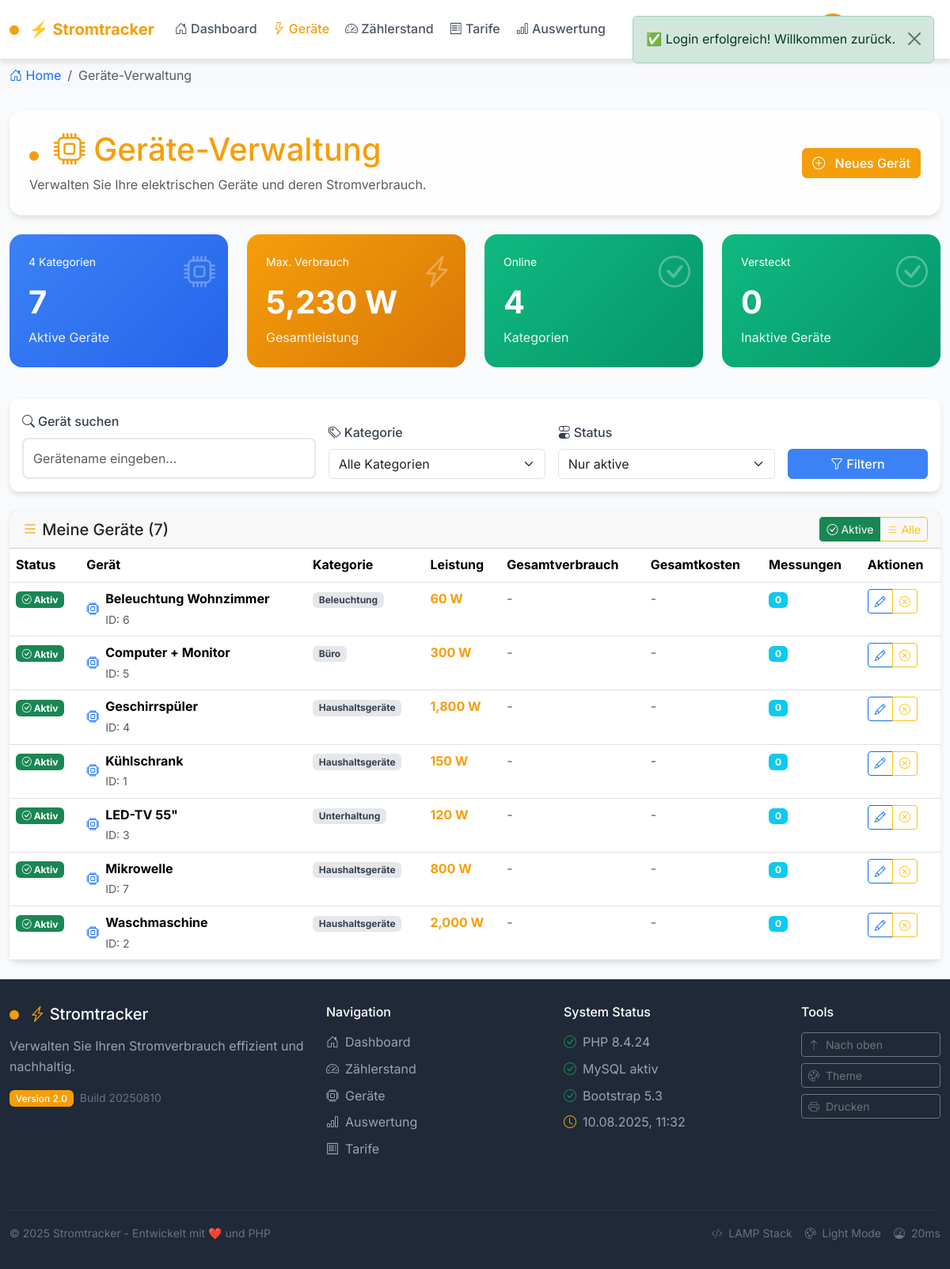
The app's page /geraete.php (signed in) with its own data.
### tables this page shows
CREATE TABLE devices (
    id INT AUTO_INCREMENT PRIMARY KEY,
    user_id INT NOT NULL,
    name VARCHAR(255) NOT NULL,
    category VARCHAR(100) NOT NULL,
    wattage INT NOT NULL,
    is_active BOOLEAN DEFAULT TRUE,
    created_at TIMESTAMP DEFAULT CURRENT_TIMESTAMP,
    updated_at TIMESTAMP DEFAULT CURRENT_TIMESTAMP ON UPDATE CURRENT_TIMESTAMP,
    FOREIGN KEY (user_id) REFERENCES users(id) ON DELETE CASCADE,
    INDEX idx_user_active (user_id, is_active)
);

### config/database.php (called while the page is built, shortened)
<?php
try {
    $pdo = new PDO(
        "mysql:host=" . DB_HOST . ";dbname=" . DB_NAME . ";charset=" . DB_CHARSET,
        DB_USER,
        DB_PASS,
        [
            PDO::ATTR_ERRMODE => PDO::ERRMODE_EXCEPTION,
            PDO::ATTR_DEFAULT_FETCH_MODE => PDO::FETCH_ASSOC,
            PDO::ATTR_EMULATE_PREPARES => false,
        ]
    );
} catch (PDOException $e) {
    die('Datenbankverbindung fehlgeschlagen: ' . $e->getMessage());
}
class Database {
    private static $pdo;
    public static function init() {
        global $pdo;
        self::$pdo = $pdo;
    }
    public static function fetchAll($sql, $params = []) {
        $stmt = self::$pdo->prepare($sql);
        $stmt->execute($params);
        return $stmt->fetchAll();
    }
}
?>

### geraete.php (the view, shortened to what this page needs)
<?php
require_once 'config/database.php';
require_once 'config/session.php';
$userId = Auth::getUserId();
$showInactive = isset($_GET['inactive']) && $_GET['inactive'] === '1';
$categoryFilter = $_GET['category'] ?? '';
$searchTerm = $_GET['search'] ?? '';
$whereConditions = ['d.user_id = ?'];
$params = [$userId];
if (!$showInactive) {
    $whereConditions[] = 'd.is_active = 1';
}
$whereClause = implode(' AND ', $whereConditions);
$devices = Database::fetchAll(
    "SELECT d.*,
            COALESCE(SUM(ec.consumption), 0) as total_consumption,
            COALESCE(SUM(ec.cost), 0) as total_cost,
            COUNT(ec.id) as usage_count
     FROM devices d
     LEFT JOIN energy_consumption ec ON d.id = ec.device_id
     WHERE $whereClause
     GROUP BY d.id
     ORDER BY d.is_active DESC, d.name ASC",
    $params
) ?: [];
$categories = Database::fetchAll(
    "SELECT DISTINCT category FROM devices WHERE user_id = ? AND is_active = 1 ORDER BY category",
    [$userId]
) ?: [];
$activeDevices = array_filter($devices, fn($d) => $d['is_active']);
$inactiveDevices = array_filter($devices, fn($d) => !$d['is_active']);
$stats = [
    'total_devices' => count($activeDevices),
    'inactive_devices' => count($inactiveDevices),
    'total_wattage' => array_sum(array_map(fn($d) => $d['is_active'] ? ($d['wattage'] ?? 0) : 0, $devices)),
    'categories' => count($categories)
];
include 'includes/header.php';
include 'includes/navbar.php';
?>
<div class="container-fluid py-4">
    <div class="row mb-4">
        <div class="col-12">
            <div class="card glass p-4">
                <div class="row align-items-center">
                    <div class="col-md-8">
                        <h1 class="text-energy mb-2">
                            <span class="energy-indicator"></span>
                            <i class="bi bi-cpu"></i>
                            Geräte-Verwaltung
                        </h1>
                        <p class="text-muted mb-0">Verwalten Sie Ihre elektrischen Geräte und deren Stromverbrauch.</p>
                    </div>
                    <div class="col-md-4 text-end">
                        <button class="btn btn-energy" data-bs-toggle="modal" data-bs-target="#addDeviceModal">
                            <i class="bi bi-plus-circle me-2"></i>
                            Neues Gerät
                        </button>
                    </div>
                </div>
            </div>
        </div>
    </div>
    <div class="row mb-4">
        <div class="col-md-3 mb-3">
            <div class="stats-card primary">
                <div class="flex-between mb-3">
                    <i class="stats-icon bi bi-cpu"></i>
                    <div class="small">
                        <?= $stats['categories'] ?> Kategorien
                    </div>
                </div>
                <h3><?= $stats['total_devices'] ?></h3>
                <p>Aktive Geräte</p>
            </div>
        </div>
        <div class="col-md-3 mb-3">
            <div class="stats-card energy">
                <div class="flex-between mb-3">
                    <i class="stats-icon bi bi-lightning-charge"></i>
                    <div class="small">
                        Max. Verbrauch
                    </div>
                </div>
                <h3><?= number_format($stats['total_wattage']) ?> W</h3>
                <p>Gesamtleistung</p>
            </div>
        </div>
        <div class="col-md-3 mb-3">
            <div class="stats-card success">
                <div class="flex-between mb-3">
                    <i class="stats-icon bi bi-check-circle"></i>
                    <div class="small">
                        Online
                    </div>
                </div>
                <h3><?= count($categories) ?></h3>
                <p>Kategorien</p>
            </div>
        </div>
        <div class="col-md-3 mb-3">
            <div class="stats-card <?= $stats['inactive_devices'] > 0 ? 'warning' : 'success' ?>">
                <div class="flex-between mb-3">
                    <i class="stats-icon bi bi-<?= $stats['inactive_devices'] > 0 ? 'exclamation-triangle' : 'check-circle' ?>"></i>
                    <div class="small">
                        <?= $showInactive ? 'Angezeigt' : 'Versteckt' ?>
                    </div>
                </div>
                <h3><?= $stats['inactive_devices'] ?></h3>
                <p>Inaktive Geräte</p>
            </div>
        </div>
    </div>
    <div class="row mb-4">
        <div class="col-12">
            <div class="card">
                <div class="card-body">
                    <form method="GET" class="row g-3 align-items-end">
                        <div class="col-md-4">
                            <label class="form-label">
                                <i class="bi bi-search me-1"></i>Gerät suchen
                            </label>
                            <input type="text" class="form-control" name="search"
                                   value="<?= htmlspecialchars($searchTerm) ?>"
                                   placeholder="Gerätename eingeben...">
                        </div>
                        <div class="col-md-3">
                            <label class="form-label">
                                <i class="bi bi-tags me-1"></i>Kategorie
                            </label>
                            <select class="form-select" name="category">
                                <option value="">Alle Kategorien</option>
                            </select>
                        </div>
                        <div class="col-md-3">
                            <label class="form-label">
                                <i class="bi bi-toggles me-1"></i>Status
                            </label>
                            <select class="form-select" name="inactive">
                                <option value="0" <?= !$showInactive ? 'selected' : '' ?>>Nur aktive</option>
                            </select>
                        </div>
                        <div class="col-md-2">
                            <div class="d-grid gap-2">
                                <button type="submit" class="btn btn-primary">
                                    <i class="bi bi-funnel"></i> Filtern
                                </button>
                            </div>
                        </div>
                    </form>
                </div>
            </div>
        </div>
    </div>
    <div class="card">
        <div class="card-header">
            <div class="flex-between">
                <h5 class="mb-0">
                    <i class="bi bi-list text-energy"></i>
                    Meine Geräte (<?= count($devices) ?>)
                </h5>
                <div class="btn-group btn-group-sm">
                    <a href="?<?= http_build_query(array_merge($_GET, ['inactive' => '0'])) ?>"
                       class="btn btn-outline-success <?= !$showInactive ? 'active' : '' ?>">
                        <i class="bi bi-check-circle"></i> Aktive
                    </a>
                    <a href="?<?= http_build_query(array_merge($_GET, ['inactive' => '1'])) ?>"
                       class="btn btn-outline-warning <?= $showInactive ? 'active' : '' ?>">
                        <i class="bi bi-list"></i> Alle
                    </a>
                </div>
            </div>
        </div>
        <div class="card-body p-0">
            <?php if (empty($devices)): ?>
                <div class="text-center py-5">
                    <div class="mb-4">
                        <i class="bi bi-cpu display-2 text-muted"></i>
                    </div>
                    <h4 class="text-muted">Keine Geräte gefunden</h4>
                    <p class="text-muted mb-4">
                        <?php if (!empty($searchTerm) || !empty($categoryFilter)): ?>
                            Versuchen Sie andere Suchkriterien oder
                            <a href="geraete.php" class="text-energy">alle Geräte anzeigen</a>.
                        <?php else: ?>
                            Fügen Sie Ihr erstes Gerät hinzu, um zu beginnen.
                        <?php endif; ?>
                    </p>
                    <?php if (empty($searchTerm) && empty($categoryFilter)): ?>
                        <button class="btn btn-energy" data-bs-toggle="modal" data-bs-target="#addDeviceModal">
                            <i class="bi bi-plus-circle me-2"></i>
                            Erstes Gerät hinzufügen
                        </button>
                    <?php endif; ?>
                </div>
            <?php else: ?>
                <div class="table-responsive">
                    <table class="table table-hover mb-0">
                        <thead style="background: var(--gray-50);">
                            <tr>
                                <th>Status</th>
                                <th>Gerät</th>
                                <th>Kategorie</th>
                                <th>Leistung</th>
                                <th>Gesamtverbrauch</th>
                                <th>Gesamtkosten</th>
                                <th>Messungen</th>
                                <th>Aktionen</th>
                            </tr>
                        </thead>
                        <tbody>
                            <?php foreach ($devices as $device): ?>
                                <tr class="<?= !$device['is_active'] ? 'table-secondary' : '' ?>">
                                    <td>
                                        <?php if ($device['is_active']): ?>
                                            <span class="badge bg-success">
                                                <i class="bi bi-check-circle"></i> Aktiv
                                            </span>
                                        <?php else: ?>
                                            <span class="badge bg-secondary">
                                                <i class="bi bi-x-circle"></i> Inaktiv
                                            </span>
                                        <?php endif; ?>
                                    </td>
                                    <td>
                                        <div class="d-flex align-items-center">
                                            <i class="bi bi-cpu text-primary me-2"></i>
                                            <div>
                                                <div class="fw-bold"><?= htmlspecialchars($device['name']) ?></div>
                                                <small class="text-muted">ID: <?= $device['id'] ?></small>
                                            </div>
                                        </div>
                                    </td>
                                    <td>
                                        <span class="badge" style="background: var(--gray-200); color: var(--gray-700);">
                                            <?= htmlspecialchars($device['category']) ?>
                                        </span>
                                    </td>
                                    <td>
                                        <span class="fw-bold text-energy"><?= number_format($device['wattage']) ?> W</span>
                                    </td>
                                    <td>
                                        <?php if ($device['total_consumption'] > 0): ?>
                                            <span class="fw-bold"><?= number_format($device['total_consumption'], 2) ?> kWh</span>
                                        <?php else: ?>
                                            <span class="text-muted">-</span>
                                        <?php endif; ?>
                                    </td>
                                    <td>
                                        <?php if ($device['total_cost'] > 0): ?>
                                            <span class="fw-bold text-success"><?= number_format($device['total_cost'], 2) ?> €</span>
                                        <?php else: ?>
                                            <span class="text-muted">-</span>
                                        <?php endif; ?>
                                    </td>
                                    <td>
                                        <span class="badge bg-info"><?= $device['usage_count'] ?></span>
                                    </td>
                                    <td>
                                        <div class="btn-group btn-group-sm">
                                            <button class="btn btn-outline-primary"
                                                    onclick="editDevice(<?= htmlspecialchars(json_encode($device)) ?>)"
                                                    title="Bearbeiten">
                                                <i class="bi bi-pencil"></i>
                                            </button>
                                            <?php if ($device['is_active']): ?>
                                                <button class="btn btn-outline-warning"
                                                        onclick="deleteDevice(<?= $device['id'] ?>, '<?= htmlspecialchars($device['name']) ?>')"
                                                        title="Deaktivieren">
                                                    <i class="bi bi-x-circle"></i>
                                                </button>
                                            <?php endif; ?>
                                        </div>
                                    </td>
                                </tr>
                            <?php endforeach; ?>
                        </tbody>
                    </table>
                </div>
            <?php endif; ?>
        </div>
    </div>
</div>
<?php include 'includes/footer.php'; ?>

### records on screen
devices: is_active 1 (drawn), name "Beleuchtung Wohnzimmer", id "6", category "Beleuchtung", wattage "60", usage_count "0"
devices: is_active 1 (drawn), name "Computer + Monitor", id "5", category "Büro", wattage "300", usage_count "0"
devices: is_active 1 (drawn), name "Geschirrspüler", id "4", category "Haushaltsgeräte", wattage "1,800", usage_count "0"
devices: is_active 1 (drawn), name "Kühlschrank", id "1", category "Haushaltsgeräte", wattage "150", usage_count "0"
devices: is_active 1 (drawn), name "LED-TV 55\"", id "3", category "Unterhaltung", wattage "120", usage_count "0"
devices: is_active 1 (drawn), name "Mikrowelle", id "7", category "Haushaltsgeräte", wattage "800", usage_count "0"
devices: is_active 1 (drawn), name "Waschmaschine", id "2", category "Haushaltsgeräte", wattage "2,000", usage_count "0"

### other values on screen
$breadcrumbs[$currentPage] "Geräte-Verwaltung"
$stats['categories'] "4"
$stats['total_devices'] "7"
$stats['total_wattage'] "5,230"
count($categories) "4"
$stats['inactive_devices'] "0"
count($devices) "7"
PHP_VERSION "8.4.24"
